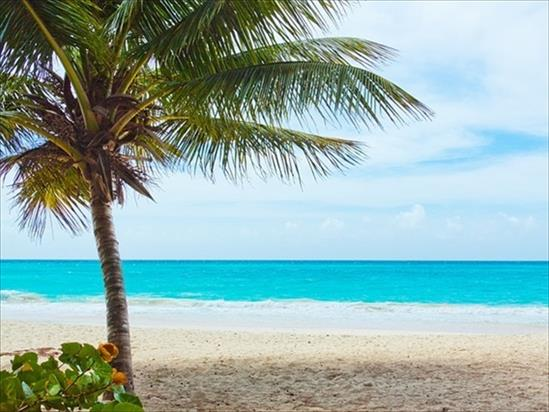
#> input picture Internity_Internship/Day-11/Images/img80.jpg, 549 x 412 px, found by its file name
$ jupyter execute Image_Segmentation.ipynb
#> lines starting #> are read from the running program, lines starting #| are printed output that depends on the picture
# **Image Segmentation with K-means Clustering**

Load all the required libraries:

[cell 1]
import numpy as np
import cv2
from google.colab.patches import cv2_imshow
import matplotlib.pyplot as plt

# **Color Clustering:**
Next step is to load the image in RGB color space

[cell 2]
original_image = cv2.imread("img80.jpg")
#> original_image is the input picture: shape (412, 549, 3); mean B, G, R 170.3, 174.3, 145.9
cv2_imshow(original_image)

We need to convert our image from RGB Colours Space to HSV.

[cell 3]
img=cv2.cvtColor(original_image,cv2.COLOR_BGR2RGB)

Next, converts the MxNx3 image into a Kx3 matrix where K=MxN and each row is now a vector in the 3-D space of RGB.

[cell 4]
vectorized = img.reshape((-1,3))

[cell 5]
# We convert the unit8 values to float as it is a requirement of the k-means method of OpenCV.
vectorized = np.float32(vectorized)

We are going to cluster with k = 3 because if you look at the image above it has 3 colors, green-colored grass and forest, blue sea and the greenish-blue seashore.

Define criteria, number of clusters(K) and apply k-means()

[cell 6]
criteria = (cv2.TERM_CRITERIA_EPS + cv2.TERM_CRITERIA_MAX_ITER, 10, 1.0)

OpenCV provides cv2.kmeans(samples, nclusters(K), criteria, attempts, flags) function for color clustering.

1. samples: It should be of np.float32 data type, and each feature should be put in a single column.

2. nclusters(K): Number of clusters required at the end

3. criteria: It is the iteration termination criteria. When this criterion is satisfied, the algorithm iteration stops. Actually, it should be a tuple of 3 parameters. They are `( type, max_iter, epsilon )`:

Type of termination criteria. It has 3 flags as below:

cv.TERM_CRITERIA_EPS — stop the algorithm iteration if specified accuracy, epsilon, is reached.
cv.TERM_CRITERIA_MAX_ITER — stop the algorithm after the specified number of iterations, max_iter.
cv.TERM_CRITERIA_EPS + cv.TERM_CRITERIA_MAX_ITER — stop the iteration when any of the above condition is met.
4. attempts: Flag to specify the number of times the algorithm is executed using different initial labelings. The algorithm returns the labels that yield the best compactness. This compactness is returned as output.

5. flags: This flag is used to specify how initial centers are taken. Normally two flags are used for this: cv.KMEANS_PP_CENTERS and cv.KMEANS_RANDOM_CENTERS.

[cell 7]
K = 7
attempts=10
ret,label,center=cv2.kmeans(vectorized,K,None,criteria,attempts,cv2.KMEANS_PP_CENTERS)
#> ret = 151549886.7; center = [[88.85, 90.2, 51.24], [203.5, 231.8, 245.8], [12.79, 196.8, 220.1], [167.7, 164.2, 150.3], [51.85, 51.52, 23.19], [211.6, 212.6, 199.6], [129.1, 127.9, 108.2]]

[cell 8]
#Now convert back into uint8.
center = np.uint8(center)
#> center = [[88, 90, 51], [203, 231, 245], [12, 196, 220], [167, 164, 150], [51, 51, 23], [211, 212, 199], [129, 127, 108]]

#Next, we have to access the labels to regenerate the clustered image
res = center[label.flatten()]
result_image = res.reshape((img.shape))
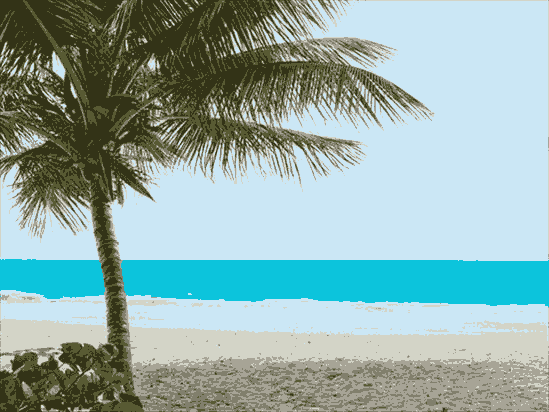
#> result_image: shape (412, 549, 3); mean R, G, B 145.3, 173.6, 169.9

[cell 9]
#Now let us visualize the output result with K=3
figure_size = 15
plt.figure(figsize=(figure_size,figure_size))
plt.subplot(1,2,1),plt.imshow(img)
plt.title('Original Image'), plt.xticks([]), plt.yticks([])
plt.subplot(1,2,2),plt.imshow(result_image)
plt.title('Segmented Image when K = %i' % K), plt.xticks([]), plt.yticks([])
plt.show()
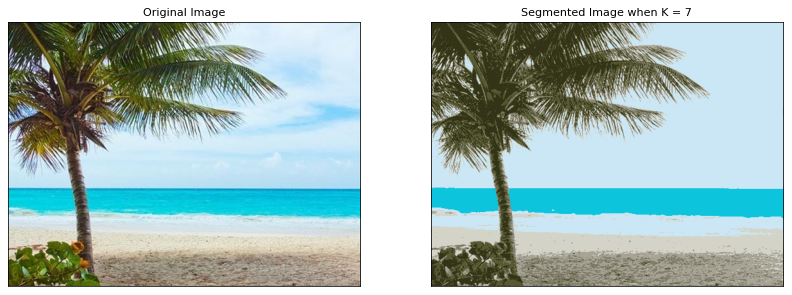
#> figure drawn by matplotlib, 2 panels

# **Canny Edge detection:**

**Canny Edge detection**: It is an image processing method used to detect edges in an image while suppressing noise.

The Canny Edge detection algorithm is composed of 5 steps:

Gradient calculation
Non-maximum suppression
Double threshold
Edge Tracking by Hysteresis
OpenCV provides cv2.Canny(image, threshold1,threshold2) function for edge detection.

The first argument is our input image. Second and third arguments are our min and max threshold respectively.

The function finds edges in the input image(8-bit input image) and marks them in the output map edges using the Canny algorithm. The smallest value between threshold1 and threshold2 is used for edge linking. The largest value is used to find initial segments of strong edges.

[cell 10]
orig_image = cv2.imread("download.jpg")
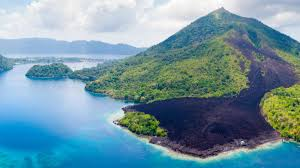
#> input picture Internity_Internship/Day-11/Images/download.jpg, 300 x 168 px, found by its file name
#> orig_image is the input picture: shape (168, 300, 3); mean B, G, R 162.6, 148.1, 111.7
cv2_imshow(orig_image)

[cell 11]
img=cv2.cvtColor(orig_image,cv2.COLOR_BGR2RGB)
#> img: shape (168, 300, 3)

[cell 12]
edges = cv2.Canny(img,150,200)
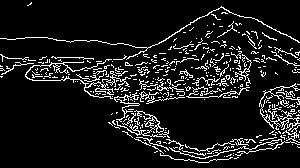
#> edges: shape (168, 300); 10.2% white in thin lines or dots
plt.figure(figsize=(figure_size,figure_size))
plt.subplot(1,2,1),plt.imshow(img)
plt.title('Original Image'), plt.xticks([]), plt.yticks([])
plt.subplot(1,2,2),plt.imshow(edges,cmap = 'gray')
plt.title('Edge Image'), plt.xticks([]), plt.yticks([])
plt.show()
